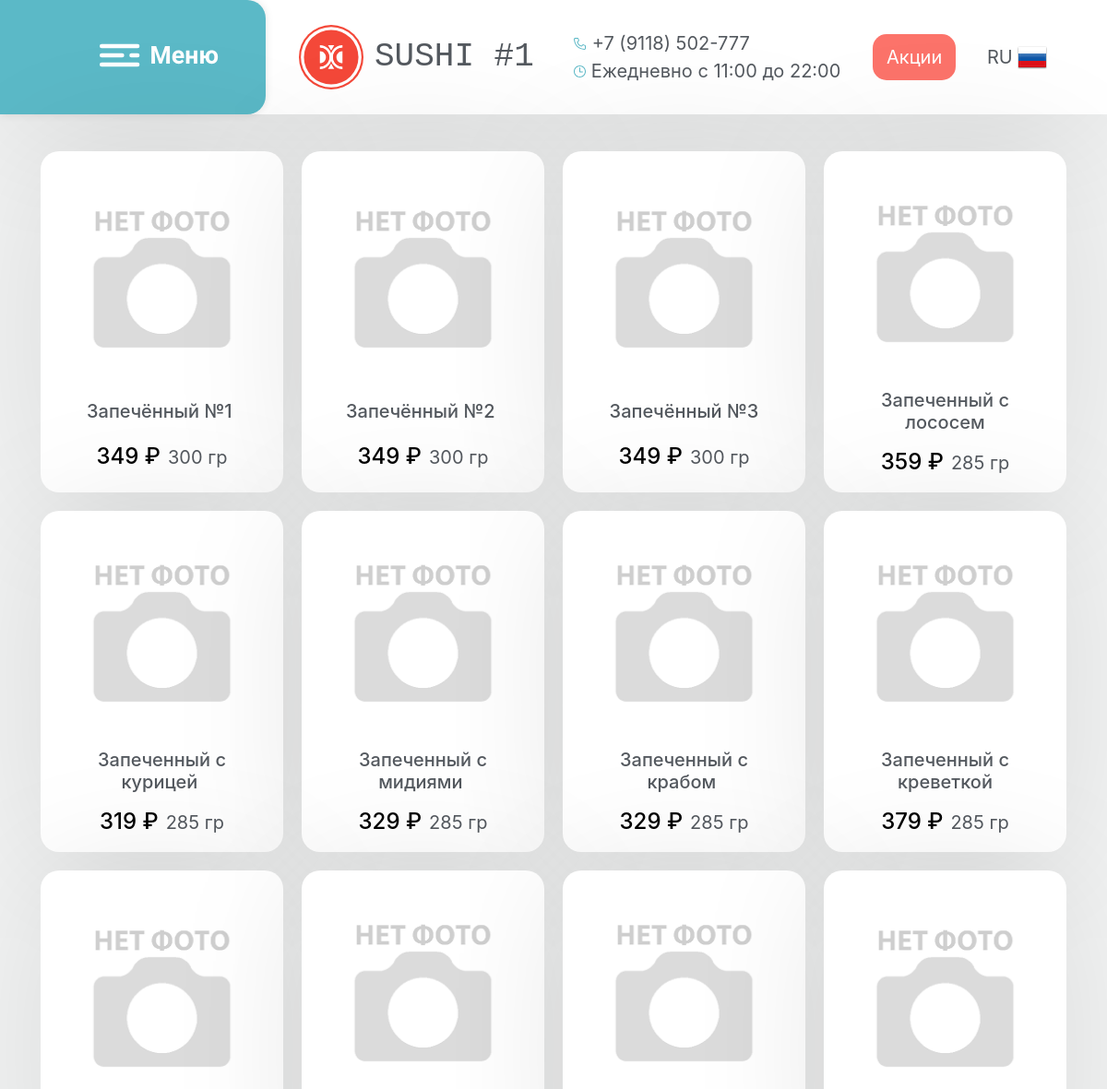
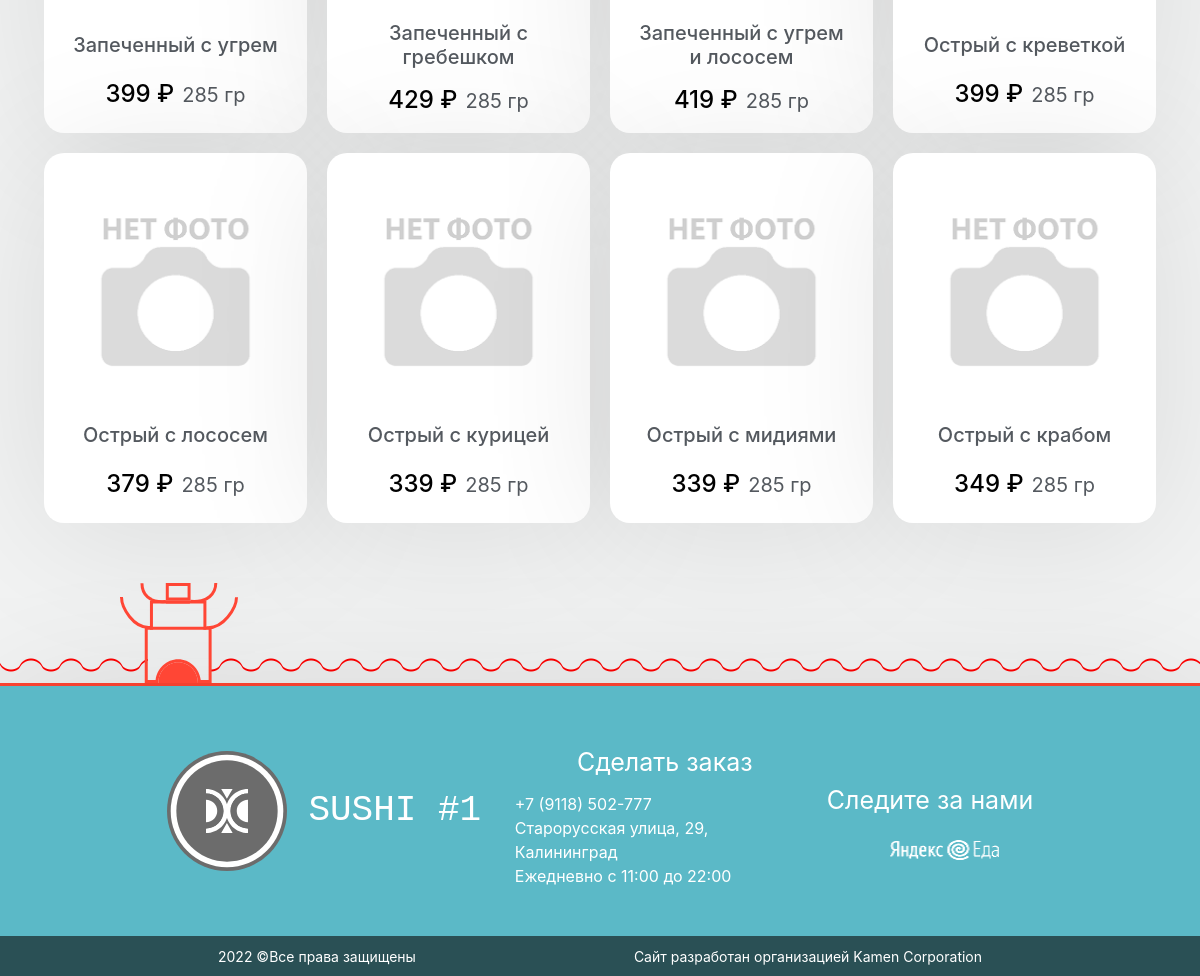
Page /category/2 on the committed database (2 pictures, top to bottom).
### main/models.py (models this page shows)
class Food(models.Model):
    name = models.CharField(max_length=50, default="None")
    price = models.CharField(max_length=10, default="None")
    weight = models.CharField(max_length=10, default="None")
    description = models.TextField(default="None")
    filename = models.ImageField(default="-1.png")

### main/views.py (the view)
# urls.py: path('category/<int:category_id>', views.show_category),
def show_category(request, category_id):
    if request.method == 'GET':
        try:
            category = Categories.objects.get(id=category_id)
            foods_ids = json.loads(category.food_list)
            all_foods = Food.objects.all()
            all_foods = list(all_foods.values())
            food_list = []
            for food in all_foods:
                if food['id'] in foods_ids:
                    food_list.append(food)
            food_len = len(food_list)
            data = {'food_list': food_list,
                    'category_name': category.name,
                    'range1': range(0, food_len // 4 + (1 if food_len % 4 != 0 else 0)),
                    'range2': range(0, 4),
                    'range0': range(0, food_len // 2 + (1 if food_len % 2 != 0 else 0)),
                    'range3': range(0, 2)}
            return render(request, "main/category.html", data)
        except Exception as e:
            print(str(e))
            print(traceback.format_exc())
            return HttpResponseNotFound('<h1>An error has occurred</h1>')

### main/views.py (called while the page is built)
@register.filter
def get_v(dictionary, key):
    return dictionary[key].get('filename')

@register.filter
def get_n(dictionary, key):
    return dictionary[key].get('name')

@register.filter
def get_p(dictionary, key):
    return dictionary[key].get('price')

@register.filter
def get_w(dictionary, key):
    return dictionary[key].get('weight')

@register.filter
def get_i(dictionary, key):
    return dictionary[key].get('id')

### main/templates/main/category.html (shortened to what this page needs)
{% extends 'main/base.html' %}
{% load mathfilters %}
{% block body %}
<main>
<div class="default-screen">
    {% for i in range1 %}
	<section class="row-objects" style="width: 100%; justify-content: center;">
		{% for j in range2 %}
		{% if i|mul:4|add:j < food_list|length %}
			{% with index=4|mul:i|add:j %}
			<div class="list-object list-object-parent" onClick="document.location='/meal/{{ food_list|get_i:index }}'">
				<div class="list-object-category" style="background-image: url('/static/media/food/{{food_list|get_v:index}}');"></div>
					<div style="max-width: 80%;"> <h5> {{ food_list|get_n:index }} </h5> </div>
					<div style="margin-left: 0em; display: flex; flex-direction: raw;">
						<div style="color: #000; margin-right: 8px;"> <h4> {{ food_list|get_p:index }} &#x20bd; </h4> </div>
						<span style="display: flex; align-items: flex-end; margin-bottom: 8px;"> <h7 >{{ food_list|get_w:index }} гр </h7> </span>
					</div>
			</div>
			{% endwith %}
		{% endif %}
		{% endfor %}
	</section>
	{% endfor %}
</div>
</main>
{% endblock %}

### main/static/css/style.css (style rules this page uses)
html { height: 100%; width: 100%; }
body { background-color: #f2f3f3; color: #54595F; margin: 0; padding: 0; width: 100%; height: 100%; font-size: 20px !important; }
main { width: 65%; margin-left: auto; margin-right: auto; }
.row-objects { margin: 20px auto; display: flex; justify-content: space-evenly; align-items: center; }
.list-object { box-shadow: 0 0px 10px rgba(0,0,0,0.1); background-color: #666; min-width: 263px; width: 40vw; height: 40vw; max-height: 270px; border-radius: 20px; text-align: center; margin: 0 1vw; }

### main/templates/main/category.html (style rules this page uses)
.list-object-parent { display: flex; flex-direction: column; justify-content: space-evenly; cursor: pointer; width: 30vw; height: 30vw; margin: 0 10px; min-height: 370px; max-height: 390px; background-color: #fff; box-shadow: 0 10px 150px rgba(0,0,0,0.1); align-items: center; }
.list-object-category { width: 85%; height: 90%; max-height: 200px; background-color: #fff; border-radius: 20px;  margin-left: 0; margin-right: 0; margin-top: 20px; margin-bottom: 20px; background-size: cover; background-repeat: no-repeat; background-position: center; }

### rows in the picture
Food: name "Запечённый №1", price "349", weight "300"
Food: name "Запечённый №2", price "349", weight "300"
Food: name "Запечённый №3", price "349", weight "300"
Food: name "Запеченный с лососем", price "359", weight "285"
Food: name "Запеченный с курицей", price "319", weight "285"
Food: name "Запеченный с мидиями", price "329", weight "285"
Food: name "Запеченный с крабом", price "329", weight "285"
Food: name "Запеченный с креветкой", price "379", weight "285"
Food: name "Запеченный с угрем", price "399", weight "285"
Food: name "Запеченный с гребешком", price "429", weight "285"
Food: name "Запеченный с угрем и лососем", price "419", weight "285"
Food: name "Острый с креветкой", price "399", weight "285"
Food: name "Острый с лососем", price "379", weight "285"
Food: name "Острый с курицей", price "339", weight "285"
Food: name "Острый с мидиями", price "339", weight "285"
Food: name "Острый с крабом", price "349", weight "285"
